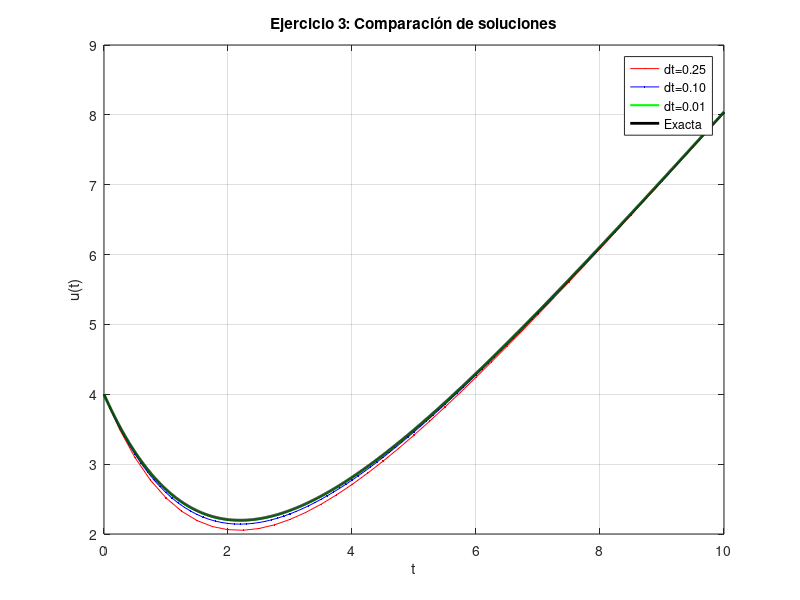
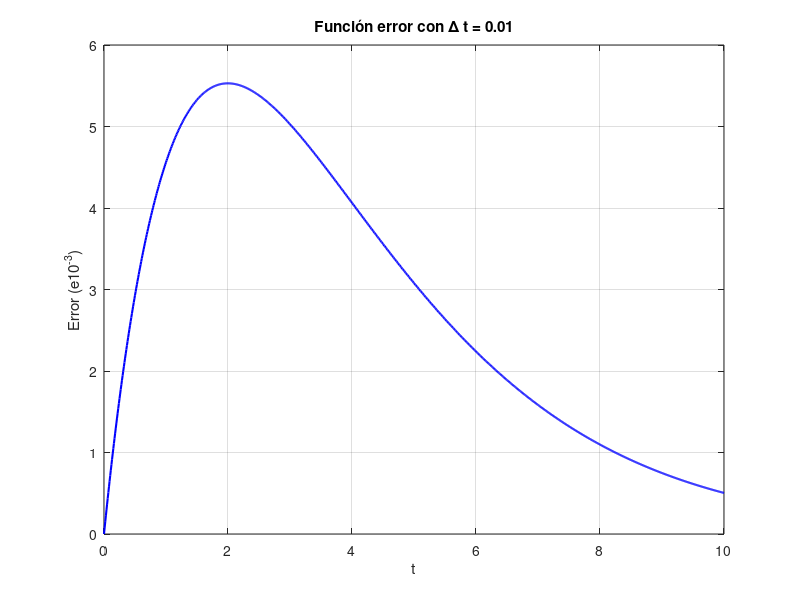

Source code (MATLAB) for these figures, in order:
function ejercicio3
  % Ejercicio 3 - Metodo de Euler
  clear; clc;

  % Definir la EDO: du/dt = (t - u)/2
  f = @(t, u) 0.5 * (t - u);

  % Solucion exacta
  u_exact = @(t) 6*exp(-t/2) - 2 + t;

  % Parametros
  t0 = 0;
  tf = 10;  % Extendido para ver comportamiento
  u0 = 4;

  % Diferentes valores de Delta t
  dt_values = [0.25, 0.10, 0.01];
  colors = {'r.-', 'b.-', 'g-'};

  figure;

  for i = 1:length(dt_values)
      dt = dt_values(i);
      t = t0:dt:tf;
      N = length(t);

      % Aplicar metodo de Euler
      u = zeros(1, N);
      u(1) = u0;

      for n = 1:N-1
          u(n+1) = u(n) + dt * f(t(n), u(n));
      end

      % Calcular error en t=0.5
      idx_05 = find(abs(t - 0.5) < 1e-10);
      if ~isempty(idx_05)
          error_05 = abs(u_exact(0.5) - u(idx_05(1)));
          fprintf('dt = %.2f: u(0.5) = %.4f, Error = %.4f\n', ...
                  dt, u(idx_05(1)), error_05);
      end

      % Graficar
      if i <= 2  % Solo graficar dt=0.25 y dt=0.10
          plot(t, u, colors{i}, 'MarkerSize', 4, ...
               'DisplayName', sprintf('dt=%.2f', dt));
          hold on;
      else  % Para dt=0.01 usar linea continua
          plot(t, u, colors{i}, 'LineWidth', 1.5, ...
               'DisplayName', sprintf('dt=%.2f', dt));
      end
  end

  % Graficar solucion exacta
  t_exact = t0:0.001:tf;
  u_ex = u_exact(t_exact);
  plot(t_exact, u_ex, 'k-', 'LineWidth', 2, ...
       'DisplayName', 'Exacta');

  % Configurar grafico
  xlabel('t');
  ylabel('u(t)');
  title('Ejercicio 3: Comparación de soluciones');
  legend('Location', 'northeast');
  grid on;
  xlim([0, 10]);
  ylim([2, 9]);

  % Grafico del error para dt=0.01
  figure;
  dt = 0.01;
  t = t0:dt:tf;
  N = length(t);
  u = zeros(1, N);
  u(1) = u0;

  for n = 1:N-1
      u(n+1) = u(n) + dt * f(t(n), u(n));
  end

  error_func = abs(u_exact(t) - u);
  plot(t, error_func*1000, 'b-', 'LineWidth', 1.5);
  xlabel('t');
  ylabel('Error (e10^{-3})');
  title('Función error con \Delta t = 0.01');
  grid on;
  xlim([0, 10]);

  % Analisis del ETL
  fprintf('\nAnálisis del Error de Truncamiento Local:\n');
  fprintf('Segunda derivada: d^2u/dt^2 = (1-u)/4\n');
  fprintf('En t=0: d^2u/dt^2|? = (1-4)/4 = -0.75\n');
  fprintf('ETL = (dt^2/2) * (-0.75) = -0.375 * dt^2\n');
  
  % Mantener las figuras abiertas
  fprintf('\nPresiona Enter para cerrar las figuras...\n');
  pause;
endfunction

% Ejecutar la función
ejercicio3;
